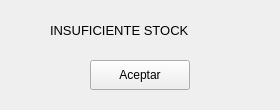
<?xml version="1.0" encoding="UTF-8"?>
<ui version="4.0">
 <class>MainWindow</class>
 <widget class="QMainWindow" name="MainWindow">
  <property name="geometry">
   <rect>
    <x>0</x>
    <y>0</y>
    <width>280</width>
    <height>110</height>
   </rect>
  </property>
  <property name="windowTitle">
   <string>MainWindow</string>
  </property>
  <widget class="QWidget" name="centralwidget">
   <widget class="QPushButton" name="btnAceptar">
    <property name="geometry">
     <rect>
      <x>90</x>
      <y>60</y>
      <width>100</width>
      <height>30</height>
     </rect>
    </property>
    <property name="text">
     <string>Aceptar</string>
    </property>
   </widget>
   <widget class="QLabel" name="label">
    <property name="geometry">
     <rect>
      <x>50</x>
      <y>10</y>
      <width>180</width>
      <height>41</height>
     </rect>
    </property>
    <property name="font">
     <font>
      <family>Arial</family>
      <pointsize>10</pointsize>
     </font>
    </property>
    <property name="text">
     <string>INSUFICIENTE STOCK</string>
    </property>
   </widget>
  </widget>
 </widget>
 <resources/>
 <connections/>
</ui>
